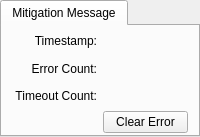
                     <widget class="QTabWidget" name="tabWidget_8">
                      <property name="currentIndex">
                       <number>0</number>
                      </property>
                      <widget class="QWidget" name="tab_15">
                       <attribute name="title">
                        <string>Mitigation Message</string>
                       </attribute>
                       <layout class="QGridLayout" name="gridLayout_37">
                        <property name="leftMargin">
                         <number>10</number>
                        </property>
                        <property name="topMargin">
                         <number>2</number>
                        </property>
                        <property name="rightMargin">
                         <number>10</number>
                        </property>
                        <property name="bottomMargin">
                         <number>2</number>
                        </property>
                        <property name="horizontalSpacing">
                         <number>6</number>
                        </property>
                        <property name="verticalSpacing">
                         <number>2</number>
                        </property>
                        <item row="0" column="0">
                         <layout class="QGridLayout" name="gridLayout_36">
                          <property name="horizontalSpacing">
                           <number>6</number>
                          </property>
                          <property name="verticalSpacing">
                           <number>2</number>
                          </property>
                          <item row="0" column="1">
                           <widget class="PyDMLabel" name="PyDMLabel_64">
                            <property name="minimumSize">
                             <size>
                              <width>0</width>
                              <height>25</height>
                             </size>
                            </property>
                            <property name="toolTip">
                             <string/>
                            </property>
                            <property name="alignment">
                             <set>Qt::AlignCenter</set>
                            </property>
                            <property name="alarmSensitiveContent" stdset="0">
                             <bool>true</bool>
                            </property>
                            <property name="channel" stdset="0">
                             <string>ca://${P}:MITMSG_TMSTMP</string>
                            </property>
                            <property name="displayFormat" stdset="0">
                             <enum>PyDMLabel::Hex</enum>
                            </property>
                           </widget>
                          </item>
                          <item row="0" column="0">
                           <widget class="QLabel" name="label_47">
                            <property name="text">
                             <string>Timestamp:</string>
                            </property>
                            <property name="alignment">
                             <set>Qt::AlignRight|Qt::AlignTrailing|Qt::AlignVCenter</set>
                            </property>
                           </widget>
                          </item>
                          <item row="2" column="0">
                           <widget class="QLabel" name="label_49">
                            <property name="text">
                             <string>Timeout Count:</string>
                            </property>
                            <property name="alignment">
                             <set>Qt::AlignRight|Qt::AlignTrailing|Qt::AlignVCenter</set>
                            </property>
                           </widget>
                          </item>
                          <item row="2" column="1">
                           <widget class="PyDMLabel" name="PyDMLabel_66">
                            <property name="minimumSize">
                             <size>
                              <width>0</width>
                              <height>25</height>
                             </size>
                            </property>
                            <property name="toolTip">
                             <string/>
                            </property>
                            <property name="alignment">
                             <set>Qt::AlignCenter</set>
                            </property>
                            <property name="alarmSensitiveContent" stdset="0">
                             <bool>true</bool>
                            </property>
                            <property name="channel" stdset="0">
                             <string>ca://${P}:MITMSG_TIMEOUTCNT</string>
                            </property>
                            <property name="displayFormat" stdset="0">
                             <enum>PyDMLabel::Default</enum>
                            </property>
                           </widget>
                          </item>
                          <item row="1" column="1">
                           <widget class="PyDMLabel" name="PyDMLabel_65">
                            <property name="minimumSize">
                             <size>
                              <width>0</width>
                              <height>25</height>
                             </size>
                            </property>
                            <property name="toolTip">
                             <string/>
                            </property>
                            <property name="alignment">
                             <set>Qt::AlignCenter</set>
                            </property>
                            <property name="alarmSensitiveContent" stdset="0">
                             <bool>true</bool>
                            </property>
                            <property name="channel" stdset="0">
                             <string>ca://${P}:MITMSG_ERRORCNT</string>
                            </property>
                            <property name="displayFormat" stdset="0">
                             <enum>PyDMLabel::Default</enum>
                            </property>
                           </widget>
                          </item>
                          <item row="1" column="0">
                           <widget class="QLabel" name="label_48">
                            <property name="text">
                             <string>Error Count:</string>
                            </property>
                            <property name="alignment">
                             <set>Qt::AlignRight|Qt::AlignTrailing|Qt::AlignVCenter</set>
                            </property>
                           </widget>
                          </item>
                          <item row="3" column="1">
                           <widget class="PyDMPushButton" name="PyDMPushButton_3">
                            <property name="toolTip">
                             <string/>
                            </property>
                            <property name="text">
                             <string>Clear Error</string>
                            </property>
                            <property name="channel" stdset="0">
                             <string>ca://${P}:MITMSG_CLRTIMEOUT</string>
                            </property>
                            <property name="pressValue" stdset="0">
                             <string>1</string>
                            </property>
                            <property name="releaseValue" stdset="0">
                             <string>0</string>
                            </property>
                           </widget>
                          </item>
                         </layout>
                        </item>
                       </layout>
                      </widget>
                     </widget>
